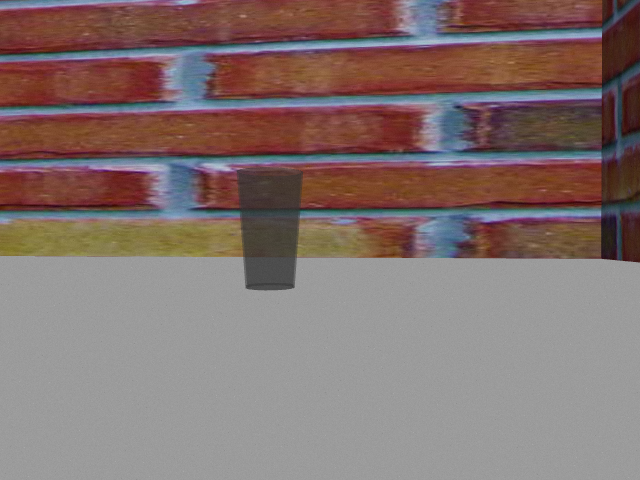
#> input picture practice_ws/images/ash_cup1.png, 640 x 480 px
$ python -i my_dtcs.py   (imports and definitions only)
#> lines starting #> are read from the running program, lines starting #| are printed output that depends on the picture; after the words box and inside, x2 and y2 are one past the last pixel; in counts of white or black regions, pixels touching at a corner belong together
#> further down, picture is the input picture: shape (480, 640, 3); mean B, G, R 111.4, 113.8, 131.4
#> in d_coke2, `hsv_img = cv2.cvtColor(draw_img, cv2.COLOR_BGR2HSV)`: hsv_img: shape (480, 640, 3); mean H, S, V 31.8, 65.4, 135.8
import cv2  # openCVライブラリのインポート
import numpy as np  # numpyライブラリのインポート
from cv2 import aruco, imread, imwrite

##　↓↓↓↓↓↓↓inRangeWrap, calc_centroidは変更しないでください↓↓↓↓↓↓
# inRangeを色相が0付近や180付近の色へ対応する形へ修正
def inRangeWrap(hsv, lower, upper):
    if lower[0] <= upper[0]:
        return cv2.inRange(hsv, lower, upper)
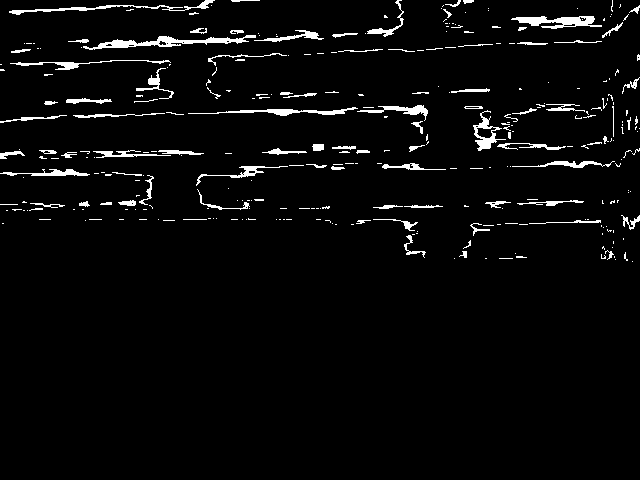
#> returned value: shape (480, 640); 3.7% white; 315 white regions (226 under 20 px), largest, box (x1, y1, x2, y2) and area: (83, 35, 256, 50) 843, (511, 16, 602, 29) 629, (9, 0, 215, 15) 525
    else:
        # 180をまたぐ場合
        lower1 = np.array([0, lower[1], lower[2]])
        upper1 = np.array([upper[0], upper[1], upper[2]])
        lower2 = lower
        upper2 = np.array([179, upper[1], upper[2]])
        return cv2.bitwise_or(
            cv2.inRange(hsv, lower1, upper1),
            cv2.inRange(hsv, lower2, upper2)
        )

def calc_centroid(mask):
    M = cv2.moments(mask)
    if M["m00"] != 0:
        # 重心座標を計算SS
        cx = int(M["m10"] / M["m00"])
        cy = int(M["m01"] / M["m00"])
        s = np.count_nonzero(mask)/(mask.shape[0]*mask.shape[1]) #画像に占めるマスクの割合
        return cx, cy, s
    else:
        return None
##　↑↑↑↑↑↑↑inRangeWrap, calc_centroidは変更しないでください↑↑↑↑↑↑↑

# [21 lines left out: function orange_ball, not called in this run]
def d_coke2(img):
    # 画像の読み込み
    draw_img = img.copy() # 元データを書き換えないようにコピーを作成
    # HSVに変換（色指定はRGBよりHSVの方が扱いやすい）
    hsv_img = cv2.cvtColor(draw_img, cv2.COLOR_BGR2HSV)

    # BGR空間での抽出範囲
    ## コーラ缶
    lower_target = np.array([172, 23, 0])
    upper_target = np.array([177, 255, 255])

    # 指定範囲に入る画素を抽出（白が該当部分）
    mask = inRangeWrap(hsv_img, lower_target, upper_target)

    # ノイズ除去（重要）
    kernel = np.ones((5, 5), np.uint8)
    mask = cv2.morphologyEx(mask, cv2.MORPH_OPEN, kernel)  # 小さな点を消す
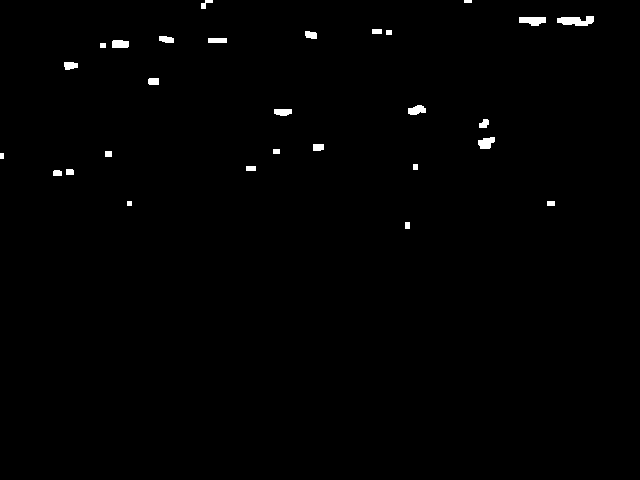
#> mask: shape (480, 640); 0.69% white; 28 white regions, largest, box (x1, y1, x2, y2) and area: (557, 16, 594, 26) 268, (519, 17, 546, 26) 190, (478, 137, 495, 149) 149
    mask = cv2.morphologyEx(mask, cv2.MORPH_CLOSE, kernel) # ボールの中の穴を埋める
#> mask: shape (480, 640); 0.7% white; 26 white regions

    # 輪郭抽出
    contours, _ = cv2.findContours(mask, cv2.RETR_EXTERNAL, cv2.CHAIN_APPROX_SIMPLE)
#> contours = 26 contours, 3 with area under 20; largest, box (x1, y1, x2, y2) and area: (557, 16, 594, 26) 226, (519, 17, 546, 26) 157, (478, 137, 495, 149) 124, (408, 105, 426, 115) 110, (112, 40, 129, 48) 106
    clean_mask = np.zeros_like(mask) # 計算用のきれいなマスクを作成

    # 有効な物体が見つかったかどうかのフラグ
    found_valid_obj = False

    if len(contours) > 0:
        # 一番大きい輪郭を見つける
        c = max(contours, key=cv2.contourArea)
#> c = contour of 22 points, box (x1, y1, x2, y2) (557, 16, 594, 26), area 226
        area = cv2.contourArea(c)
#> area = 226
        print(f"DEBUG: Detected area = {area}")
#| DEBUG: Detected area = 226.0
        # ログのゴミ(s=0.001)は約300~400画素なので、1000画素以下は無視
        # ログの壁(s=0.16)は約50000画素なので、30000画素以上は無視
        if area > 500 and area < 100000:
            # 条件に合うものだけを clean_mask に描画
            cv2.drawContours(clean_mask, [c], -1, 255, thickness=cv2.FILLED)
            found_valid_obj = True

    try:
        x, y, s = calc_centroid(clean_mask)
#> in calc_centroid, `M = cv2.moments(mask)`: mask: shape (480, 640); every value is 0
        print(f"{s=}")
        return x, y
    except TypeError:
        return None

# [121 lines left out: functions d_coke, d_circle, d_bottle, not called in this run]

>>> import cv2
>>> picture = cv2.imread('ash_cup1.png')
>>> result = d_coke2(picture)

$ run again, on practice_ws/images/ash_cup11.png
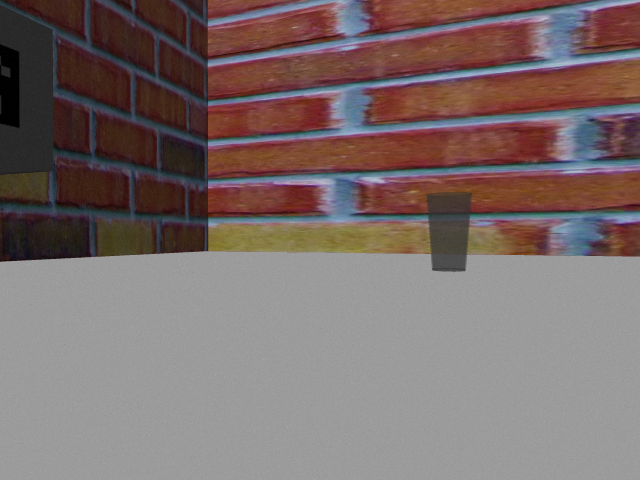
#> input picture practice_ws/images/ash_cup11.png, 640 x 480 px
#> picture is the input picture: shape (480, 640, 3); mean B, G, R 107.5, 108.8, 123.5
#> hsv_img: shape (480, 640, 3); mean H, S, V 32.2, 60.2, 127.3
#> in inRangeWrap, `return cv2.inRange(hsv, lower, upper)`:
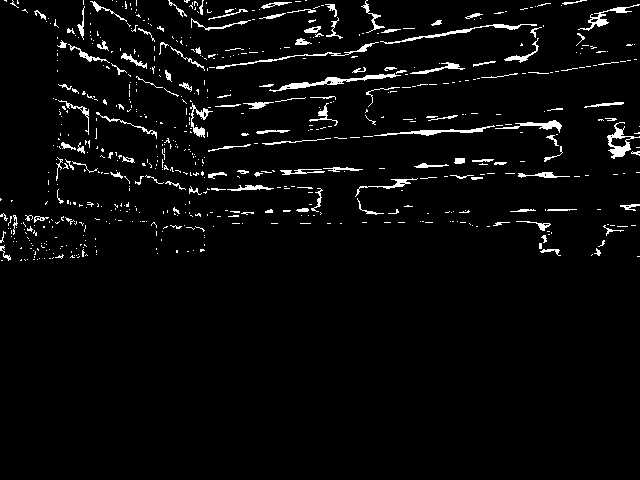
#> returned value: shape (480, 640); 3.7% white in thin lines or dots, all inside (x1, y1, x2, y2) = (0, 0, 640, 261)
#> in d_coke2, `mask = cv2.morphologyEx(mask, cv2.MORPH_OPEN, kernel)`:
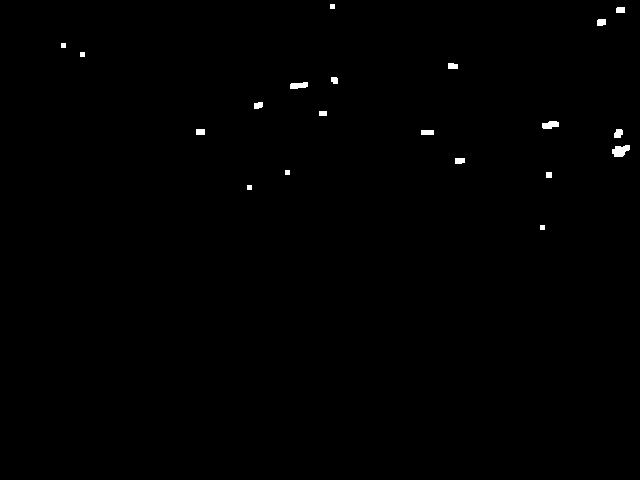
#> mask: shape (480, 640); 0.36% white; 20 white regions, largest, box (x1, y1, x2, y2) and area: (612, 145, 630, 157) 153, (542, 121, 559, 129) 106, (290, 82, 308, 89) 100
#> contours = 20 contours, 6 with area under 20; largest, box (x1, y1, x2, y2) and area: (612, 145, 630, 157) 130, (542, 121, 559, 129) 84, (290, 82, 308, 89) 78, (614, 129, 623, 138) 52, (421, 130, 434, 135) 48
#> c = contour of 17 points, box (x1, y1, x2, y2) (612, 145, 630, 157), area 130
#> area = 130
#| DEBUG: Detected area = 130.0
